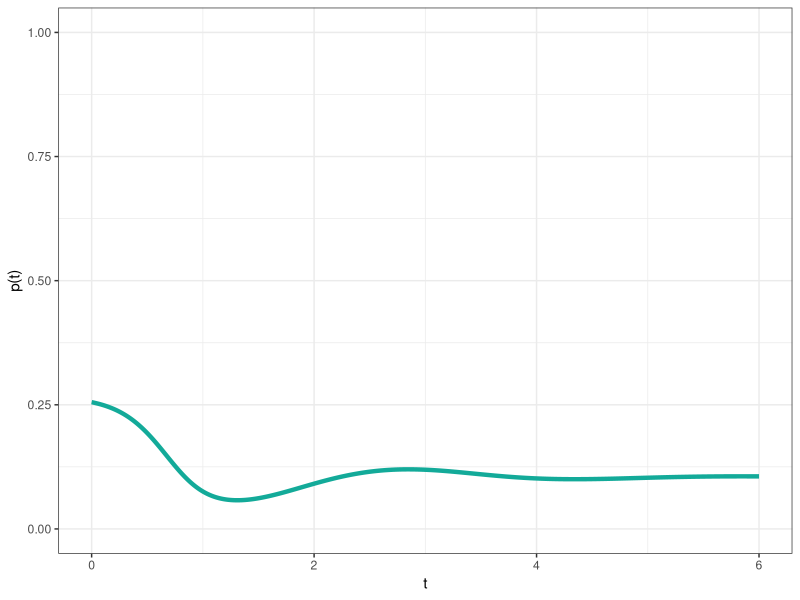

R code for this plot:
###############################
# 1. Load package
###############################
library( ggplot2 )

###############################
# 2. 
###############################
p_caliculate <- read.csv("p_virus_caliculate_differential.csv", header = F)
p_caliculate <- as.data.frame(p_caliculate)
names(p_caliculate) <- c("t", "p")
p_caliculate <- p_caliculate[49401:50001,1:2]

line_size = 1.5
g1 <- ggplot(p_caliculate, aes(x=t))+
  theme_bw()+
  labs(x = "t",y = "p(t)") +
  geom_line(aes(y=p),color="#13AA99", size=line_size)+
  ylim(0,1)

ggsave(file = "p_virus_caliculate_differential.png", plot = g1)
